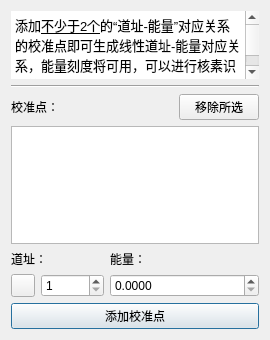
                <widget class="QWidget" name="scrollAreaWidgetContents_2">
                 <property name="geometry">
                  <rect>
                   <x>0</x>
                   <y>0</y>
                   <width>270</width>
                   <height>340</height>
                  </rect>
                 </property>
                 <layout class="QGridLayout" name="gridLayout_8">
                  <item row="2" column="2">
                   <spacer name="horizontalSpacer_3">
                    <property name="orientation">
                     <enum>Qt::Horizontal</enum>
                    </property>
                    <property name="sizeHint" stdset="0">
                     <size>
                      <width>40</width>
                      <height>20</height>
                     </size>
                    </property>
                   </spacer>
                  </item>
                  <item row="2" column="0" colspan="2">
                   <widget class="QLabel" name="label_18">
                    <property name="text">
                     <string>校准点：</string>
                    </property>
                   </widget>
                  </item>
                  <item row="0" column="0" colspan="4">
                   <widget class="QTextBrowser" name="textBrowser_energyX_notice">
                    <property name="sizePolicy">
                     <sizepolicy hsizetype="Expanding" vsizetype="Maximum">
                      <horstretch>0</horstretch>
                      <verstretch>0</verstretch>
                     </sizepolicy>
                    </property>
                    <property name="autoFillBackground">
                     <bool>true</bool>
                    </property>
                    <property name="frameShape">
                     <enum>QFrame::NoFrame</enum>
                    </property>
                    <property name="sizeAdjustPolicy">
                     <enum>QAbstractScrollArea::AdjustToContents</enum>
                    </property>
                    <property name="documentTitle">
                     <string>提示</string>
                    </property>
                    <property name="html">
                     <string>&lt;!DOCTYPE HTML PUBLIC &quot;-//W3C//DTD HTML 4.0//EN&quot; &quot;http://www.w3.org/TR/REC-html40/strict.dtd&quot;&gt;
&lt;html&gt;&lt;head&gt;&lt;meta name=&quot;qrichtext&quot; content=&quot;1&quot; /&gt;&lt;title&gt;提示&lt;/title&gt;&lt;style type=&quot;text/css&quot;&gt;
p, li { white-space: pre-wrap; }
&lt;/style&gt;&lt;/head&gt;&lt;body style=&quot; font-family:'SimSun'; font-size:9pt; font-weight:400; font-style:normal;&quot;&gt;
&lt;p style=&quot; margin-top:0px; margin-bottom:0px; margin-left:0px; margin-right:0px; -qt-block-indent:0; text-indent:0px;&quot;&gt;&lt;span style=&quot; font-size:10pt;&quot;&gt;添加&lt;/span&gt;&lt;span style=&quot; font-size:10pt; text-decoration: underline;&quot;&gt;不少于2个&lt;/span&gt;&lt;span style=&quot; font-size:10pt;&quot;&gt;的“道址-能量”对应关系的校准点即可生成线性道址-能量对应关系，能量刻度将可用，可以进行核素识别等高级分析功能。&lt;/span&gt;&lt;/p&gt;&lt;/body&gt;&lt;/html&gt;</string>
                    </property>
                    <property name="textInteractionFlags">
                     <set>Qt::NoTextInteraction</set>
                    </property>
                   </widget>
                  </item>
                  <item row="5" column="2">
                   <widget class="QLabel" name="label_20">
                    <property name="text">
                     <string>能量：</string>
                    </property>
                   </widget>
                  </item>
                  <item row="7" column="0" colspan="4">
                   <widget class="QPushButton" name="pushButton_energyX_addCalcSpot">
                    <property name="text">
                     <string>添加校准点</string>
                    </property>
                    <property name="icon">
                     <iconset resource="resources.qrc">
                      <normaloff>:/图标/assets/plus_640.svg</normaloff>:/图标/assets/plus_640.svg</iconset>
                    </property>
                    <property name="autoDefault">
                     <bool>true</bool>
                    </property>
                    <property name="default">
                     <bool>true</bool>
                    </property>
                   </widget>
                  </item>
                  <item row="6" column="2" colspan="2">
                   <widget class="QDoubleSpinBox" name="doubleSpinBox_energyX_energy_set">
                    <property name="sizePolicy">
                     <sizepolicy hsizetype="Expanding" vsizetype="Fixed">
                      <horstretch>0</horstretch>
                      <verstretch>0</verstretch>
                     </sizepolicy>
                    </property>
                    <property name="decimals">
                     <number>4</number>
                    </property>
                    <property name="maximum">
                     <double>10000.000000000000000</double>
                    </property>
                   </widget>
                  </item>
                  <item row="2" column="3">
                   <widget class="QPushButton" name="pushButton_energyX_remove">
                    <property name="sizePolicy">
                     <sizepolicy hsizetype="Maximum" vsizetype="Fixed">
                      <horstretch>0</horstretch>
                      <verstretch>0</verstretch>
                     </sizepolicy>
                    </property>
                    <property name="text">
                     <string>移除所选</string>
                    </property>
                    <property name="icon">
                     <iconset resource="resources.qrc">
                      <normaloff>:/图标/assets/minus_640.svg</normaloff>:/图标/assets/minus_640.svg</iconset>
                    </property>
                   </widget>
                  </item>
                  <item row="6" column="1">
                   <widget class="QSpinBox" name="spinBox_energyX_channel_set">
                    <property name="sizePolicy">
                     <sizepolicy hsizetype="Expanding" vsizetype="Fixed">
                      <horstretch>0</horstretch>
                      <verstretch>0</verstretch>
                     </sizepolicy>
                    </property>
                    <property name="minimum">
                     <number>1</number>
                    </property>
                    <property name="maximum">
                     <number>1024</number>
                    </property>
                   </widget>
                  </item>
                  <item row="3" column="0" colspan="4">
                   <widget class="QListWidget" name="listWidget_energyX_calaSpots">
                    <property name="sizePolicy">
                     <sizepolicy hsizetype="Expanding" vsizetype="Expanding">
                      <horstretch>0</horstretch>
                      <verstretch>0</verstretch>
                     </sizepolicy>
                    </property>
                    <property name="sortingEnabled">
                     <bool>true</bool>
                    </property>
                   </widget>
                  </item>
                  <item row="5" column="0" colspan="2">
                   <widget class="QLabel" name="label_19">
                    <property name="text">
                     <string>道址：</string>
                    </property>
                   </widget>
                  </item>
                  <item row="1" column="0" colspan="4">
                   <widget class="Line" name="line_6">
                    <property name="sizePolicy">
                     <sizepolicy hsizetype="Expanding" vsizetype="Fixed">
                      <horstretch>0</horstretch>
                      <verstretch>0</verstretch>
                     </sizepolicy>
                    </property>
                    <property name="orientation">
                     <enum>Qt::Horizontal</enum>
                    </property>
                   </widget>
                  </item>
                  <item row="6" column="0">
                   <widget class="QToolButton" name="toolButton_energyX_select">
                    <property name="toolTip">
                     <string>从图像选择</string>
                    </property>
                    <property name="text">
                     <string/>
                    </property>
                    <property name="icon">
                     <iconset resource="resources.qrc">
                      <normaloff>:/图标/assets/cursor_640.svg</normaloff>:/图标/assets/cursor_640.svg</iconset>
                    </property>
                    <property name="checkable">
                     <bool>true</bool>
                    </property>
                   </widget>
                  </item>
                 </layout>
                </widget>
